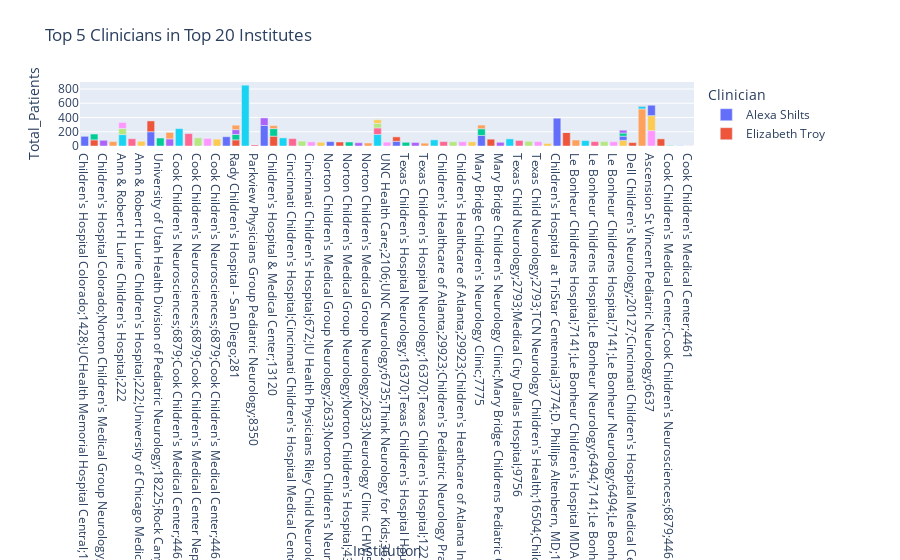

Here is the notebook cell this chart was saved with:
### Markdown cell above
You can click on the clinicians on the right to add or remove the particular clinician from the graph and can hover at any point to get more info

- Interesting to note how Atiya Khan is consistently seeing more patients than any other clinician. Perhaps Atiya is a renowned clinican in the field?

### Code cell
import pandas as pd
import plotly.express as px

# Read data
df_institute = pd.read_excel('pr1.xlsx', sheet_name='Accessioned_By_Institute')
df_clinician = pd.read_excel('pr1.xlsx', sheet_name='Accessioned_By_Clinician')

# Calculate total patients for each institute and clinician
df_institute['Total_Patients'] = df_institute.iloc[:, 5:].sum(axis=1)
df_clinician['Total_Patients'] = df_clinician.iloc[:, 6:].sum(axis=1)

# Get top 20 institutes
top_institutes = df_institute.nlargest(20, 'Total_Patients')

# Initialize an empty DataFrame to store top 5 clinicians for each top institute
top_clinicians = pd.DataFrame()

# For each top institute, find top 5 clinicians
for index, row in top_institutes.iterrows():
    institute_id = row['Institution ID']
    clinicians = df_clinician[df_clinician['Institution ID'] == institute_id]
    top_clinicians_in_institute = clinicians.nlargest(5, 'Total_Patients')
    top_clinicians = pd.concat([top_clinicians, top_clinicians_in_institute])

# Create an interactive bar chart
fig = px.bar(top_clinicians, x='Institution', y='Total_Patients', color='Clinician', title='Top 5 Clinicians in Top 20 Institutes')

# Show the plot
fig.show()
